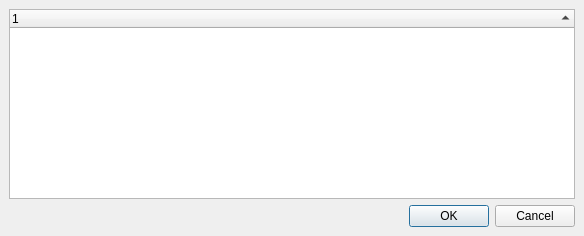
<?xml version="1.0" encoding="UTF-8"?>
<ui version="4.0">
 <class>QgsSublayersDialogBase</class>
 <widget class="QDialog" name="QgsSublayersDialogBase">
  <property name="geometry">
   <rect>
    <x>0</x>
    <y>0</y>
    <width>584</width>
    <height>236</height>
   </rect>
  </property>
  <property name="windowTitle">
   <string>Select layers to load</string>
  </property>
  <layout class="QGridLayout">
   <property name="margin">
    <number>9</number>
   </property>
   <property name="spacing">
    <number>6</number>
   </property>
   <item row="0" column="0">
    <widget class="QTreeWidget" name="layersTable">
     <property name="selectionMode">
      <enum>QAbstractItemView::ExtendedSelection</enum>
     </property>
     <property name="selectionBehavior">
      <enum>QAbstractItemView::SelectRows</enum>
     </property>
     <property name="sortingEnabled">
      <bool>false</bool>
     </property>
     <attribute name="headerShowSortIndicator" stdset="0">
      <bool>true</bool>
     </attribute>
     <column>
      <property name="text">
       <string>1</string>
      </property>
     </column>
    </widget>
   </item>
   <item row="2" column="0">
    <widget class="QDialogButtonBox" name="buttonBox">
     <property name="orientation">
      <enum>Qt::Horizontal</enum>
     </property>
     <property name="standardButtons">
      <set>QDialogButtonBox::Cancel|QDialogButtonBox::Ok</set>
     </property>
    </widget>
   </item>
  </layout>
 </widget>
 <layoutdefault spacing="6" margin="11"/>
 <resources/>
 <connections>
  <connection>
   <sender>buttonBox</sender>
   <signal>accepted()</signal>
   <receiver>QgsSublayersDialogBase</receiver>
   <slot>accept()</slot>
   <hints>
    <hint type="sourcelabel">
     <x>446</x>
     <y>508</y>
    </hint>
    <hint type="destinationlabel">
     <x>351</x>
     <y>473</y>
    </hint>
   </hints>
  </connection>
  <connection>
   <sender>buttonBox</sender>
   <signal>rejected()</signal>
   <receiver>QgsSublayersDialogBase</receiver>
   <slot>reject()</slot>
   <hints>
    <hint type="sourcelabel">
     <x>541</x>
     <y>507</y>
    </hint>
    <hint type="destinationlabel">
     <x>503</x>
     <y>434</y>
    </hint>
   </hints>
  </connection>
 </connections>
</ui>
